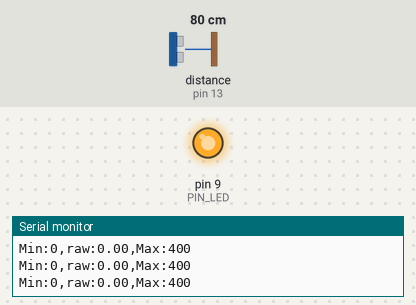
The sketch below on a simulated Arduino Uno, built with avr-gcc and run on an emulated ATmega328P. On the bench: output pins drawn as LEDs (lit = HIGH), the last lines printed to the serial monitor. Wiring (inferred from the names in the program): ultrasonic range finder: trigger pin 12; echo pin 13. The test bench sets the inputs (shaded band); at power-on: distance to the obstacle (sensor on pin 13) 80 cm. The echo pulse lasts 58.3 µs per cm; pins used as bus, display or sensor lines are not drawn.

Above: at 1.2 s.
1.3 s: distance to the obstacle (sensor on pin 13) set to 18 cm
At 2.2 s:
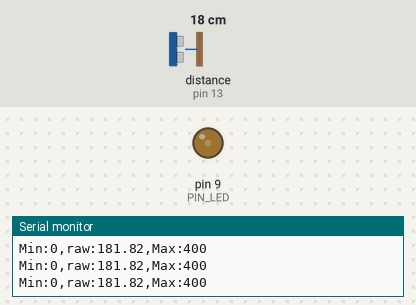
Timing chart, 0 to 4.3 s (numbered marks = the images above; inputs shaded):
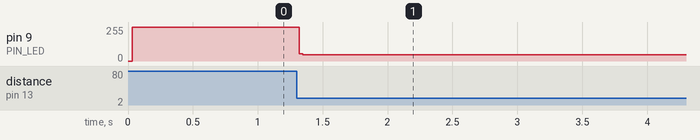

Measured:
- after the input at 1.3 s, pin 9 (PIN_LED): 255/255 → 46/255 at once

The sketch:

08_example_2.ino
```cpp
// Arduino pin assignment
#define PIN_LED 9
#define PIN_TRIG 12
#define PIN_ECHO 13

// configurable parameters
#define SND_VEL 346.0 // sound velocity at 24 celsius degree (unit: m/s)
#define INTERVAL 25 // sampling interval (unit: ms)
#define _DIST_MIN 100 // minimum distance to be measured (unit: mm)
#define _DIST_MAX 300 // maximum distance to be measured (unit: mm)
// global variables
float timeout; // unit: us
float dist_min, dist_max, dist_raw; // unit: mm
unsigned long last_sampling_time; // unit: ms
float scale; // used for pulse duration to distance conversion
float last_dist_raw;
float led_power;

void setup() {
// initialize GPIO pins
  pinMode(PIN_LED,OUTPUT);
  pinMode(PIN_TRIG,OUTPUT);
  digitalWrite(PIN_TRIG, LOW);
  pinMode(PIN_ECHO,INPUT);

// initialize USS related variables
  dist_min = _DIST_MIN;
  dist_max = _DIST_MAX;
  timeout = (INTERVAL / 2) * 1000.0; // precalculate pulseIn() timeout value. (unit: us)
  dist_raw = 0.0; // raw distance output from USS (unit: mm)
  scale = 0.001 * 0.5 * SND_VEL;

// initialize serial port
  Serial.begin(115200);

// initialize last sampling time
  last_sampling_time = 0;
}

void loop() {
// wait until next sampling time.
// millis() returns the number of milliseconds since the program started. Will overflow after 50 days.
  if(millis() < last_sampling_time + INTERVAL) return;

// get a distance reading from the USS
  dist_raw = USS_measure(PIN_TRIG,PIN_ECHO);

  if (dist_raw == 0.0) dist_raw = last_dist_raw;
  else last_dist_raw = dist_raw;

// output the read value to the serial port
  Serial.print("Min:0,");
  Serial.print("raw:");
  Serial.print(dist_raw);
  Serial.print(",");
  Serial.println("Max:400");

  if (dist_raw <= 200) led_power = -(dist_raw - 200) * 2.55;
  else led_power = (dist_raw -200) * 2.55;

  analogWrite(PIN_LED, led_power);


// update last sampling time
  last_sampling_time += INTERVAL;
  delay(INTERVAL);
}

// get a distance reading from USS. return value is in millimeter.
float USS_measure(int TRIG, int ECHO)
{
  float reading;
  digitalWrite(TRIG, HIGH);
  delayMicroseconds(10);
  digitalWrite(TRIG, LOW);
  reading = pulseIn(ECHO, HIGH, timeout) * scale; // unit: mm
  if(reading < dist_min || reading > dist_max) reading = 0.0; // return 0 when out of range.
  return reading;
  // Pulse duration to distance conversion example (target distance = 17.3m)
  // - round trip distance: 34.6m
  // - expected pulse duration: 0.1 sec, or 100,000us
  // - pulseIn(ECHO, HIGH, timeout) * 0.001 * 0.5 * SND_VEL
  //           = 100,000 micro*sec * 0.001 milli/micro * 0.5 * 346 meter/sec
  //           = 100,000 * 0.001 * 0.5 * 346 * micro * sec * milli * meter
  //                                           ----------------------------
  //                                           micro * sec
  //           = 100 * 173 milli*meter = 17,300 mm = 17.3m
  // pulseIn() returns microseconds.
}
```
